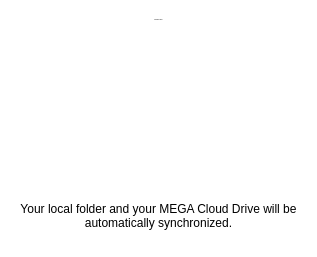
     <widget class="QWidget" name="pWelcome">
      <property name="styleSheet">
       <string notr="true">background: transparent;</string>
      </property>
      <layout class="QVBoxLayout" name="verticalLayout_7">
       <property name="spacing">
        <number>5</number>
       </property>
       <property name="leftMargin">
        <number>20</number>
       </property>
       <property name="topMargin">
        <number>19</number>
       </property>
       <property name="rightMargin">
        <number>20</number>
       </property>
       <property name="bottomMargin">
        <number>27</number>
       </property>
       <item>
        <widget class="QLabel" name="lWelcome">
         <property name="sizePolicy">
          <sizepolicy hsizetype="Preferred" vsizetype="Maximum">
           <horstretch>0</horstretch>
           <verstretch>0</verstretch>
          </sizepolicy>
         </property>
         <property name="minimumSize">
          <size>
           <width>0</width>
           <height>0</height>
          </size>
         </property>
         <property name="maximumSize">
          <size>
           <width>16777215</width>
           <height>16777215</height>
          </size>
         </property>
         <property name="font">
          <font>
           <pointsize>-1</pointsize>
           <weight>50</weight>
           <italic>false</italic>
           <bold>false</bold>
          </font>
         </property>
         <property name="styleSheet">
          <string notr="true"/>
         </property>
         <property name="text">
          <string>Welcome to MEGA</string>
         </property>
         <property name="alignment">
          <set>Qt::AlignHCenter|Qt::AlignTop</set>
         </property>
        </widget>
       </item>
       <item>
        <widget class="QToolButton" name="toolButton_2">
         <property name="sizePolicy">
          <sizepolicy hsizetype="Minimum" vsizetype="Fixed">
           <horstretch>0</horstretch>
           <verstretch>0</verstretch>
          </sizepolicy>
         </property>
         <property name="styleSheet">
          <string notr="true">border: none;
</string>
         </property>
         <property name="text">
          <string/>
         </property>
         <property name="icon">
          <iconset resource="../Resources_linux.qrc">
           <normaloff>:/images/app_128.png</normaloff>:/images/app_128.png</iconset>
         </property>
         <property name="iconSize">
          <size>
           <width>128</width>
           <height>128</height>
          </size>
         </property>
        </widget>
       </item>
       <item>
        <spacer name="verticalSpacer">
         <property name="orientation">
          <enum>Qt::Vertical</enum>
         </property>
         <property name="sizeHint" stdset="0">
          <size>
           <width>20</width>
           <height>40</height>
          </size>
         </property>
        </spacer>
       </item>
       <item>
        <widget class="QLabel" name="label_6">
         <property name="text">
          <string>Your local folder and your MEGA Cloud Drive will be automatically synchronized.</string>
         </property>
         <property name="alignment">
          <set>Qt::AlignCenter</set>
         </property>
         <property name="wordWrap">
          <bool>true</bool>
         </property>
        </widget>
       </item>
      </layout>
     </widget>
